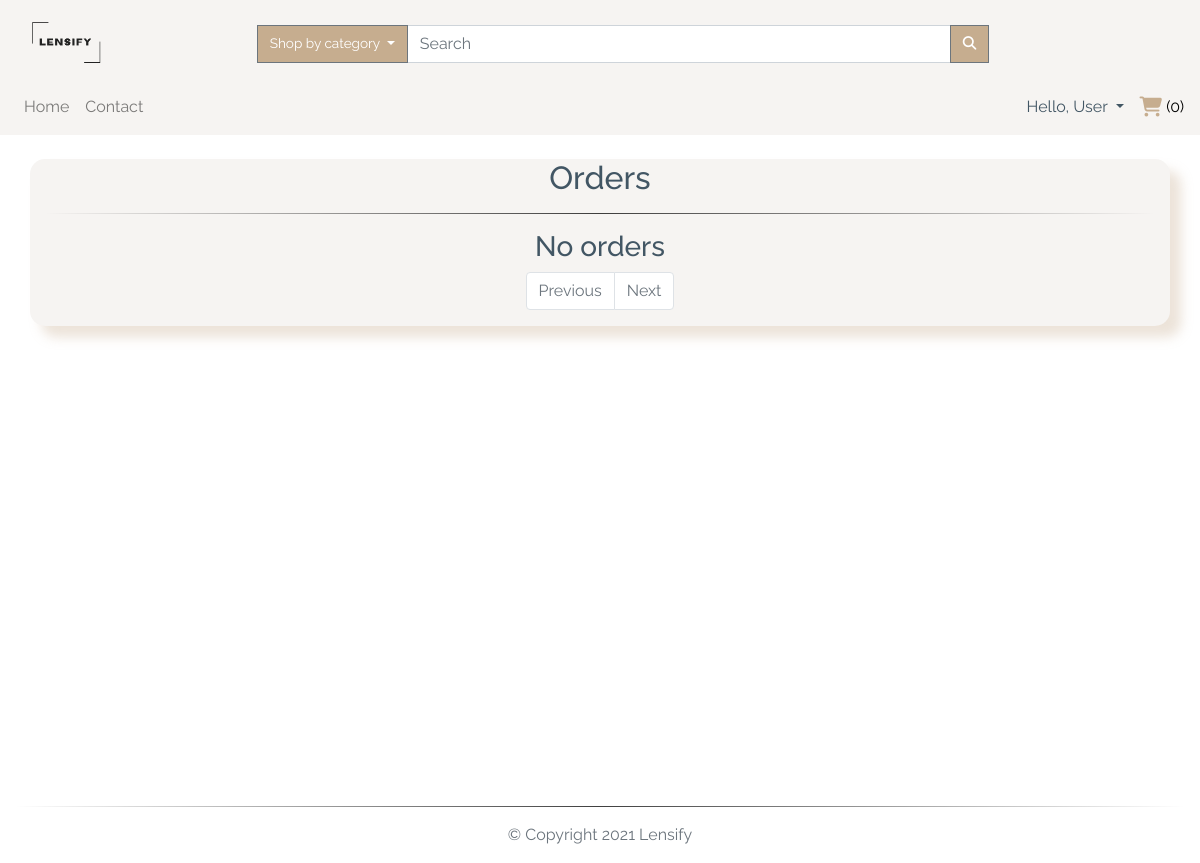
The page /user_orders (signed in) on the database as committed earlier.
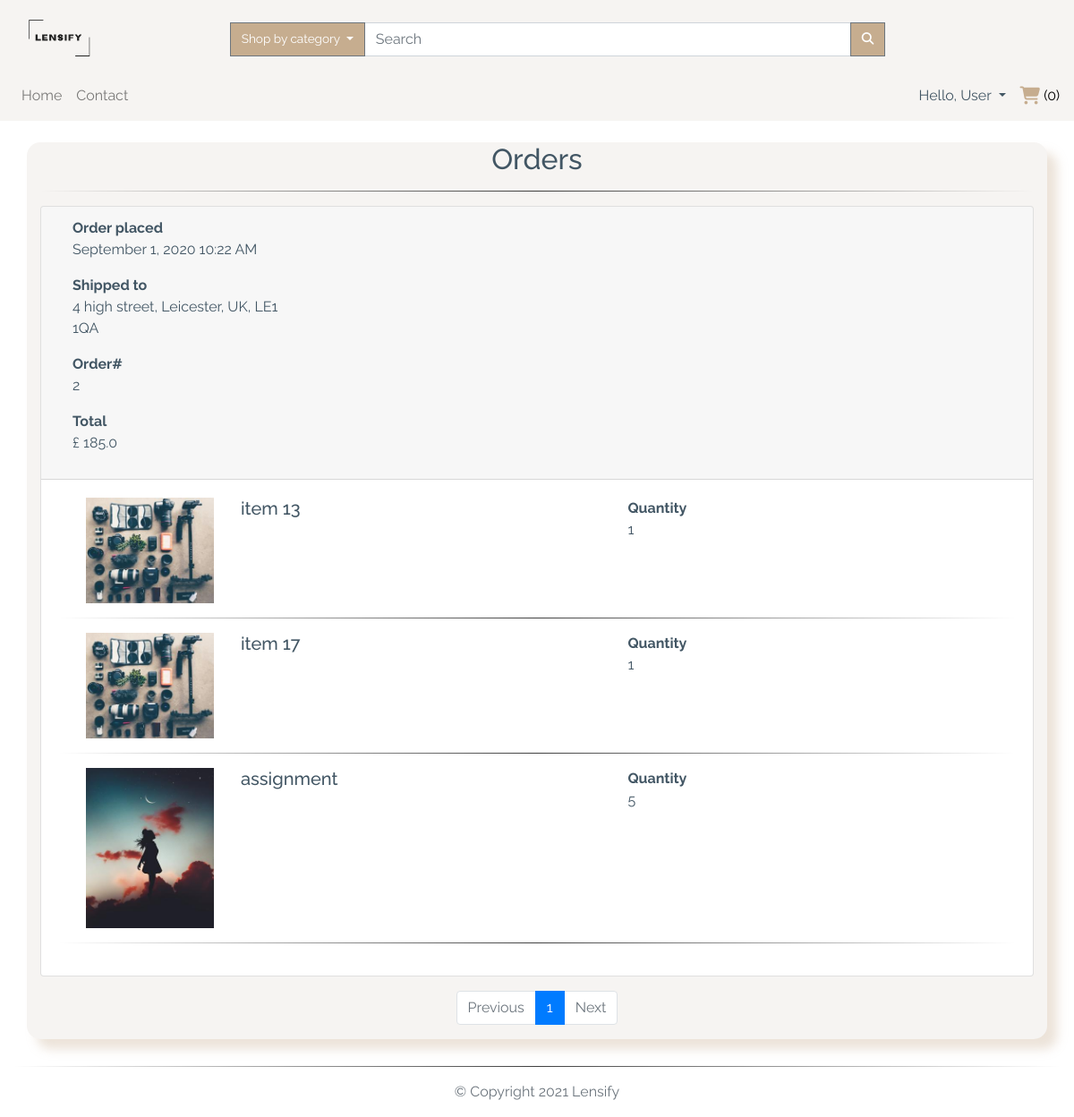
The same page on the database as committed later.
### app/models.py (models this page shows, shortened)
class TimestampMixin(object):
    created_at = db.Column(db.DateTime, nullable=False,
                           default=datetime.utcnow)
    updated_at = db.Column(db.DateTime, onupdate=datetime.utcnow)

class User(db.Model, TimestampMixin, UserMixin):
    __tablename__ = "users"
    id = db.Column(db.Integer, primary_key=True)
    first_name = db.Column(db.String(50), nullable=False)
    last_name = db.Column(db.String(50), nullable=False)
    username = db.Column(db.String(50), unique=True, nullable=False)
    email = db.Column(db.String(115), unique=True, nullable=False)
    image_file = db.Column(db.String(80), nullable=False,
                           default="default.jpg")
    password_hash = db.Column(db.String(60), nullable=False)
    items_for_sale = db.relationship(
        "ItemForSale", backref="seller", lazy="dynamic")
    orders = db.relationship("Order", backref="buyer", lazy=True)
    address = db.relationship(
        "Address", secondary="user_addresses", backref="user", lazy="dynamic"
    )
    followed = db.relationship(
        'User', secondary=followers,
        primaryjoin=(followers.c.follower_id == id),
        secondaryjoin=(followers.c.followed_id == id),
        backref=db.backref('followers', lazy='dynamic'), lazy='dynamic')
    reviewed = db.relationship(
        'Review', backref='user_reviewed', primaryjoin=(Review.user_reviewed_id == id), lazy="dynamic"
    )
    reviewer = db.relationship(
        'Review', backref='user_reviewer', primaryjoin=(Review.user_reviewer_id == id), lazy="dynamic"
    )

class Order(db.Model, TimestampMixin):
    __tablename__ = "orders"
    id = db.Column(db.Integer, unique=True, primary_key=True)
    invoice = db.Column(db.String(30), unique=True, nullable='False')
    status = db.Column(db.String(30), default='Pending', nullable='False')
    phone_number = db.Column(db.String(13), nullable='False')
    total = db.Column(db.Float)
    buyer_id = db.Column(db.Integer, db.ForeignKey("users.id"))
    item = db.relationship(
        "OrderItem", backref="order", lazy=True
    )
    order_address_id = db.Column(db.Integer, db.ForeignKey("addresses.id"))

class Address(db.Model, TimestampMixin):
    __tablename__ = "addresses"
    id = db.Column(db.Integer, primary_key=True)
    address = db.Column(db.String(200), nullable=False)
    country = db.Column(db.String(100), nullable=False)
    city = db.Column(db.String(100), nullable=False)
    post_code = db.Column(db.String(100), nullable=False)
    order = db.relationship(
        "Order", backref="order_address", lazy="dynamic")

class OrderItem(db.Model, TimestampMixin):
    __tablename__ = "order_items"
    id = db.Column(db.Integer, unique=True, primary_key=True)
    quantity = db.Column(db.Integer, nullable=False)
    title = db.Column(db.String(100), nullable=False)
    pic = db.Column(db.String(100), nullable=False)
    item_id = db.Column(db.Integer, db.ForeignKey(
        ItemForSale.id))
    order_id = db.Column(db.Integer, db.ForeignKey(Order.id))

### app/routes.py (the view)
@app.route("/user_orders", methods=["GET"])
@login_required
def user_orders():
    page = request.args.get('page', 1, type=int)
    user_id = current_user.id
    user_orders = Order.query.filter_by(buyer_id=user_id).order_by(Order.id.desc())\
        .paginate(page, app.config['LISTINGS_PER_PAGE'], False)
    order_item = OrderItem.query.join(
        Order, (OrderItem.order_id == Order.id)).all()
    next_url = url_for('user_orders', page=user_orders.next_num) \
        if user_orders.has_next else None
    prev_url = url_for('user_orders', page=user_orders.prev_num) \
        if user_orders.has_prev else None
    return render_template('user_orders.html', user_orders=user_orders.items, page=page,
                           next_url=next_url, prev_url=prev_url, page_num=user_orders.iter_pages())

### app/models.py (called while the page is built)
@login_manager.user_loader
def load_user(user_id):
    return User.query.get(int(user_id))

### app/routes.py (called while the page is built)
@app.before_request
def before_request():
    if current_user.is_authenticated:
        current_user.updated_at = datetime.utcnow()
        db.session.commit()

@app.context_processor
def inject_categories():
    categories = Category.query.join(
        ItemForSale, (Category.id == ItemForSale.category_id)).filter(ItemForSale.sold == False).all()
    return dict(categories=categories)

### app/templates/user_orders.html
{% extends "layout.html" %}
{% block app_content %}
<div class="container custom-bg my-4">
  <h2 class="mb-3 text-center">Orders</h2>
  <hr>
  {% if user_orders %}
  {% for order in user_orders %}
  <div>
    <div class="card mb-3">
      <div class="card-header col-12">
        <p class="col-3">
          <span class="d-block font-weight-bold">Order placed</span>
          {{moment(order.created_at).format('LLL')}}
        </p>
        <p class="col-3"><span class="d-block font-weight-bold">Shipped to</span>
          {{order.order_address.address.capitalize()}}, {{order.order_address.city.title()}},
          {{order.order_address.country.upper()}}, {{order.order_address.post_code.upper()}}</p>
        <p class="col-3"><span class="d-block font-weight-bold">Order#</span>{{order.id}}</p>
        <p class="col-3"><span class="d-block font-weight-bold">Total</span> £ {{order.total}}</p>
      </div>
      <div class="card-body">
        {% for item in order.item %}
        <div class="col-12 mb-3 d-flex">
          <div class="col-2">
            <img class="img-fluid" src="{{url_for('static', filename='img/items/' + item.pic)}}" alt="{{item.title}}">
          </div>
          <h5 class="card-title col-5">
            {{item.title}}
          </h5>
          <p class="card-text col-5"><span class="d-block font-weight-bold">Quantity</span>{{item.quantity}}
          </p>
        </div>
        <hr>
        {% endfor %}
      </div>
    </div>
  </div>
  {% endfor %}
  {% else %}
  <h3 class="text-center">
    No orders
  </h3>
  {% endif %}
  <nav aria-label="Page navigation" class="col-12 my-2 pb-3">
    <ul class="pagination justify-content-center">
      <li class="page-item {% if not prev_url %} disabled {% endif %}">
        <a class="page-link" href="{{ prev_url }}" tabindex="-1">Previous</a>
      </li>
      {% for num in page_num %}
      {% if num %}
      <li class="page-item {% if page == num %} active {% endif %}"><a class="page-link"
          href="{{url_for('user_orders', page=num)}}">{{ num }}</a></li>
      {% else %}
      <span class="page-item ellipsis">…</span>
      {% endif %}
      {% endfor %}
      <li class="page-item {% if not next_url %} disabled {% endif %}">
        <a class="page-link" href="{{ next_url }}">Next</a>
      </li>
    </ul>
  </nav>
</div>
{% endblock app_content %}

### app/templates/layout.html (shortened to what this page needs)
{% extends "bootstrap/base.html" %}
{% block styles %}
<link rel="stylesheet" href="https://stackpath.bootstrapcdn.com/bootstrap/4.5.0/css/bootstrap.min.css"
>
<link rel="stylesheet" href="https://cdnjs.cloudflare.com/ajax/libs/animate.css/3.7.0/animate.css" />
<link rel="stylesheet" href="{{url_for('.static', filename='css/styles.css')}}" />
{% endblock styles %}
{% block body %}
{% block navbar %}
<nav class="navbar navbar-expand-lg navbar-light custom-bg">
  <a href="{{url_for('index')}}" class="col-4 col-md-2 logo-container">
    <img class="navbar-brand img-fluid mt-2" src="{{url_for('.static', filename='img/logo.png')}}" alt="logo" />
  </a>
  <div class="collapse navbar-collapse pt-2 col-12 col-lg-9" id="search">
    <form class="form-inline col-12 input-group" method='POST' action="{{ url_for('search') }}">
      <div class="dropdown ml-3 input-group-append">
        <button class="btn btn-secondary dropdown-toggle no-radius" type="button" id="dropdownMenuButton"
          data-toggle="dropdown" aria-haspopup="true" aria-expanded="false">
          Shop by category
        </button>
      </div>
      <input class="form-control col-8 input-group-append" type="search" placeholder="Search" aria-label="Search" name="search" >
      <div class="input-group-append">
        <button class="btn btn-secondary no-radius" type="submit">
          <i class="fas fa-search"></i>
        </button>
      </div>
    </form>
  </div>
</nav>
<nav class="navbar navbar-expand-lg navbar-light custom-bg py-0">
  <div id="links" class="collapse navbar-collapse py-2">
    <div class="navbar-nav text-center">
      <a class="nav-item nav-link" href="{{url_for('index')}}">Home</a>
      <a class="nav-item nav-link" href="{{url_for('contact')}}">Contact</a>
    </div>
    <div class="navbar-nav ml-auto text-center">
      {% if current_user.is_authenticated %}
      <div class="dropdown">
        <a class="dropdown-toggle" type="button" id="dropdownMenuButton" data-toggle="dropdown" aria-haspopup="true"
          aria-expanded="false">
          Hello, {{current_user.first_name.capitalize()}}
        </a>
      </div>
      <div class="ml-3 text-center d-none d-lg-block" id="cart">
        <a href="{{url_for('cart')}}">
          <i class="fas fa-shopping-cart fa-lg"></i> ({{session['cart']|length}})
        </a>
      </div>
      {%else%}
      <a class="nav-item nav-link mr-2" href="{{url_for('login')}}">Login</a>
      <a class="nav-item nav-link" href="{{url_for('register')}}">Register</a>
      {%endif%}
    </div>
  </div>
</nav>
{% endblock navbar%}
{% block content %}
<main class="my-auto">
  <div class="container-fluid">
    {% block app_content %} {% endblock app_content %}
  </div>
</main>
{% endblock content%}
<footer class="footer navbar-fixed-bottom">
  <div class="container-fluid">
    <hr>
    <p class="text-muted pb-3 text-center">
      &copy;
      Copyright
      Lensify
    </p>
  </div>
</footer>
{% endblock body %}

### app/static/css/styles.css (style rules this page uses)
:root { --main-color: #fff; --second-color: #425664; --third-color: #f6f4f2; --fourth-color: #c6ad8f; }
*, *::before, *::after { margin: 0; padding: 0; box-sizing: border-box; list-style: none; text-decoration: none; }
body, html { background: var(--main-color); min-height: 100vh; width: 100%; color: var(--second-color); font-family: "Raleway", sans-serif; word-break: normal; }
html { position: relative; }
.footer { position: absolute; bottom: 0; width: 100%; height: 10px; }
a { color: black; text-decoration: none; cursor: pointer; }
ul { margin: 0; }
P { word-break: normal; }
.container { box-shadow: 0.7rem 0.7rem 0.7rem rgba(198, 173, 143, 0.341); border-radius: 15px; }
hr { border: none; height: 1px; background-image: linear-gradient( to right, rgba(0, 0, 0, 0), rgba(0, 0, 0, 0.75), rgba(0, 0, 0, 0) ); }
.btn { font-size: 85%; white-space: nowrap; }
.btn-secondary { filter: drop-shadow(5px 5px 1px rgba(0, 0, 0, 0.25)); background-color: var(--fourth-color); border-radius: 20px; color: var(--main-color); }
.no-radius { filter: none; border-radius: 0px; color: var(--main-color); }
.custom-bg { background-color: var(--third-color); }
.logo-container img { width: 70px; height: 55px; }
.fa-shopping-cart { color: var(--fourth-color); }
.pagination { flex-wrap: wrap; }

Rows that differ between the two databases and show on the page:
added Order: created_at "September 1, 2020 10:22 AM", order_address.address "4 high street", order_address.city "Leicester", order_address.country "UK", order_address.post_code "LE1 1QA", id "2", total "185.0"
added OrderItem: pic (picture), title "item 13", quantity "1"
added OrderItem: pic (picture), title "item 17", quantity "1"
added OrderItem: pic (picture), title "assignment", quantity "5"
Other text that changed with them:
new list line: "1"
text no longer shown: "No orders"
